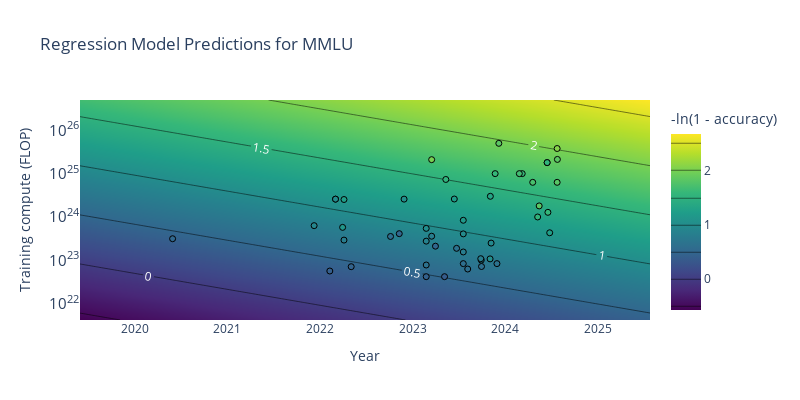

Notebook cell for this chart:
### Code cell
# Define the range for log_compute and float_date
float_date_min, float_date_max = filtered_reg_df['float_date'].min(), filtered_reg_df['float_date'].max()
log_compute_min, log_compute_max = filtered_reg_df['log_compute'].min(), filtered_reg_df['log_compute'].max()

# Create a grid of values
log_compute_vals = np.linspace(log_compute_min - 1, log_compute_max + 1, 100)
float_date_vals = np.linspace(float_date_min - 1, float_date_max + 1, 100)
X_grid, Y_grid = np.meshgrid(float_date_vals, log_compute_vals)

# Prepare the grid for prediction
X_pred = pd.DataFrame({
    'float_date': X_grid.ravel(),
    'log_compute': Y_grid.ravel()
})

# Generate predictions
Z_pred = performance_model.predict(X_pred)
Z_pred = Z_pred.values.reshape(X_grid.shape)

min_performance = Z_pred.min()
max_performance = Z_pred.max()

# Plot the contour using Plotly
fig = go.Figure(data=go.Contour(
    x=float_date_vals,
    y=10**log_compute_vals,
    z=Z_pred,
    colorscale='Viridis',
    colorbar=dict(title='-ln(1 - accuracy)'),
    contours=dict(
        coloring='heatmap',
        showlabels=True,
        labelfont=dict(size=12, color='white')
    )
))

# Add the actual data points with Viridiscolorscale
fig.add_trace(go.Scatter(
    x=filtered_reg_df['float_date'],
    y=10**filtered_reg_df['log_compute'],
    mode='markers',
    marker=dict(
        color=filtered_reg_df[bench + '_log_error'],
        colorscale='Viridis',
        cmin=min_performance,
        cmax=max_performance,
        line=dict(width=1, color='black')
    ),
    text=filtered_reg_df['System'],
    name='Data'
))

fig.update_yaxes(type='log')

fig.update_layout(
    title=f'Regression Model Predictions for {bench}',
    xaxis_title='Year',
    yaxis_title='Training compute (FLOP)',
    coloraxis_colorbar=dict(title=f'Predicted {bench}_log_error'),
    width=800,
    height=400
)

if save:
    save_plot(fig, results_dir, f'{bench}_predictions_isoperformance_contour')

fig.show()

### Figure 1 — Plotly figure (JSON) as saved in the notebook; plotly's stock layout.template omitted (floating-point values rounded to 4 significant figures; data arrays with more than 128 entries replaced by an {"elided": "..."} marker saying what was removed)
{"data": [{"colorbar": {"title": {"text": "-ln(1 - accuracy)"}}, "colorscale": [[0, "#440154"], [0.1111, "#482878"], [0.2222, "#3e4989"], [0.3333, "#31688e"], [0.4444, "#26828e"], [0.5556, "#1f9e89"], [0.6667, "#35b779"], [0.7778, "#6ece58"], [0.8889, "#b5de2b"], [1, "#fde725"]], "contours": {"coloring": "heatmap", "labelfont": {"color": "white", "size": 12}, "showlabels": true}, "type": "contour", "x": [2019.0, 2019.0, 2020.0, 2020.0, 2020.0, 2020.0, 2020.0, 2020.0, 2020.0, 2020.0, 2020.0, 2020.0, 2020.0, 2020.0, 2020.0, 2020.0, 2020.0, 2020.0, 2021.0, 2021.0, 2021.0, 2021.0, 2021.0, 2021.0, 2021.0, 2021.0, 2021.0, 2021.0, 2021.0, 2021.0, 2021.0, 2021.0, 2021.0, 2021.0, 2022.0, 2022.0, 2022.0, 2022.0, 2022.0, 2022.0, 2022.0, 2022.0, 2022.0, 2022.0, 2022.0, 2022.0, 2022.0, 2022.0, 2022.0, 2022.0, 2023.0, 2023.0, 2023.0, 2023.0, 2023.0, 2023.0, 2023.0, 2023.0, 2023.0, 2023.0, 2023.0, 2023.0, 2023.0, 2023.0, 2023.0, 2023.0, 2024.0, 2024.0, 2024.0, 2024.0, 2024.0, 2024.0, 2024.0, 2024.0, 2024.0, 2024.0, 2024.0, 2024.0, 2024.0, 2024.0, 2024.0, 2024.0, 2025.0, 2025.0, 2025.0, 2025.0, 2025.0, 2025.0, 2025.0, 2025.0, 2025.0, 2025.0, 2025.0, 2025.0, 2025.0, 2025.0, 2025.0, 2025.0, 2026.0, 2026.0], "y": [4.2e+21, 4.726e+21, 5.318e+21, 5.985e+21, 6.735e+21, 7.579e+21, 8.528e+21, 9.597e+21, 1.08e+22, 1.215e+22, 1.368e+22, 1.539e+22, 1.732e+22, 1.949e+22, 2.193e+22, 2.468e+22, 2.777e+22, 3.125e+22, 3.516e+22, 3.957e+22, 4.453e+22, 5.011e+22, 5.639e+22, 6.345e+22, 7.14e+22, 8.035e+22, 9.042e+22, 1.018e+23, 1.145e+23, 1.288e+23, 1.45e+23, 1.632e+23, 1.836e+23, 2.066e+23, 2.325e+23, 2.616e+23, 2.944e+23, 3.313e+23, 3.728e+23, 4.195e+23, 4.721e+23, 5.313e+23, 5.978e+23, 6.728e+23, 7.571e+23, 8.519e+23, 9.587e+23, 1.079e+24, 1.214e+24, 1.366e+24, 1.537e+24, 1.73e+24, 1.947e+24, 2.191e+24, 2.465e+24, 2.774e+24, 3.122e+24, 3.513e+24, 3.953e+24, 4.448e+24, 5.005e+24, 5.633e+24, 6.338e+24, 7.133e+24, 8.026e+24, 9.032e+24, 1.016e+25, 1.144e+25, 1.287e+25, 1.448e+25, 1.63e+25, 1.834e+25, 2.064e+25, 2.322e+25, 2.613e+25, 2.941e+25, 3.309e+25, 3.724e+25, 4.191e+25, 4.716e+25, 5.307e+25, 5.972e+25, 6.72e+25, 7.562e+25, 8.51e+25, 9.576e+25, 1.078e+26, 1.213e+26, 1.365e+26, 1.536e+26, 1.728e+26, 1.945e+26, 2.188e+26, 2.462e+26, 2.771e+26, 3.118e+26, 3.509e+26, 3.948e+26, 4.443e+26, 5e+26], "z": {"elided": "100x100 float values"}}, {"marker": {"cmax": 2.669, "cmin": -0.5704, "color": [0.4964, 0.4973, 1.124, 1.146, 0.6578, 1.57, 1.537, 0.8074, 1.83, 1.248, 0.5942, 0.9163, 1.204, 1.995, 0.4095, 1.309, 1.59, 1.59, 1.715, 2.064, 1.808, 0.633, 0.8627, 1.005, 0.4323, 0.7941, 0.9835, 1.168, 0.6033, 1.671, 1.833, 0.6539, 0.3682, 1.666, 1.546, 0.4461, 1.248, 0.8007, 1.528, 0.837, 0.602, 0.5997, 0.5058, 0.997, 1.044, 0.8007, 0.9467, 1.017, 1.82], "colorscale": [[0, "#440154"], [0.1111, "#482878"], [0.2222, "#3e4989"], [0.3333, "#31688e"], [0.4444, "#26828e"], [0.5556, "#1f9e89"], [0.6667, "#35b779"], [0.7778, "#6ece58"], [0.8889, "#b5de2b"], [1, "#fde725"]], "line": {"color": "black", "width": 1}}, "mode": "markers", "name": "Data", "text": ["BLOOM-176B", "BloombergGPT", "Chinchilla 70B", "code-davinci-002", "DeepSeek-7B", "DeepSeek-Coder-V2", "DeepSeek-V2", "Falcon 40B", "Gemini Ultra", "Gemma 2 9B", "GLM 130B", "Gopher 280B", "GPT-3.5-turbo-16k", "GPT-4 (original)", "GPT-NeoX 20B", "Grok-1", "Inflection-2", "Inflection-2.5", "Llama 3 70B", "Llama 3.1 405B", "Llama 3.1 70B", "LLaMa-1 13B", "LLaMa-1 33B", "LLaMa-1 65B", "LLaMa-1 7B", "LLaMa-2 13B", "LLaMa-2 34B", "LLaMa-2 70B", "LLaMa-2 7B", "Mistral Large", "Mistral Large 2", "MPT 30B", "MPT 7B", "Nemotron-4-340B Base", "Nemotron-4-340B Instruct", "OPT-66B", "PaLM 540B", "PaLM 63B", "PaLM-2", "Qwen 7B", "StableLM-3B-4E1T", "StableLM-alpha-7b-v2", "text-davinci-001", "text-davinci-002", "text-davinci-003", "XVerse-13B", "XVerse-13B-2", "Yi-6B", "Yi-Large"], "type": "scatter", "x": [2023.0, 2023.0, 2022.0, 2022.0, 2024.0, 2024.0, 2024.0, 2023.0, 2024.0, 2024.0, 2023.0, 2022.0, 2023.0, 2023.0, 2022.0, 2024.0, 2024.0, 2024.0, 2024.0, 2025.0, 2025.0, 2023.0, 2023.0, 2023.0, 2023.0, 2024.0, 2024.0, 2024.0, 2024.0, 2024.0, 2025.0, 2023.0, 2023.0, 2024.0, 2024.0, 2022.0, 2022.0, 2022.0, 2023.0, 2024.0, 2024.0, 2024.0, 2020.0, 2022.0, 2023.0, 2024.0, 2024.0, 2024.0, 2024.0], "y": [4.12e+23, 2.12e+23, 5.76e+23, 2.58e+24, 8.4e+22, 1.28e+24, 1e+24, 3.6e+23, 5e+25, 4.32e+23, 3.55e+23, 6.31e+23, 2.6e+24, 2.1e+25, 5.67e+22, 3e+24, 1e+25, 1e+25, 6.3e+24, 3.8e+25, 6.3e+24, 7.8e+22, 2.77e+23, 5.46e+23, 4.2e+22, 1.56e+23, 4.08e+23, 8.4e+23, 8.4e+22, 1e+25, 2.13e+25, 1.89e+23, 4.2e+22, 1.8e+25, 1.8e+25, 7.13e+22, 2.53e+24, 2.93e+23, 7.34e+24, 1.01e+23, 7.2e+22, 6.3e+22, 3.15e+23, 2.58e+24, 2.58e+24, 1.09e+23, 2.5e+23, 1.08e+23, 1.8e+24]}], "layout": {"coloraxis": {"colorbar": {"title": {"text": "Predicted MMLU_log_error"}}}, "height": 400, "title": {"text": "Regression Model Predictions for MMLU"}, "width": 800, "xaxis": {"title": {"text": "Year"}}, "yaxis": {"title": {"text": "Training compute (FLOP)"}, "type": "log"}}}
